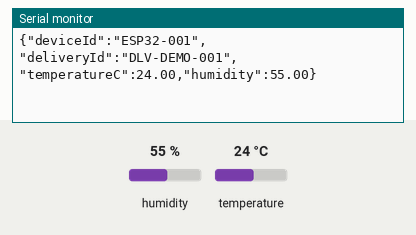
Simulated run of this sketch. Board: ESP32. On the bench: the last lines printed to the serial monitor. The inputs (shaded band) are chosen by the test bench; at power-on: humidity 55 %, temperature 24 °C. WiFi joins after 1.5 s; servers stay silent unless stated; no MQTT or app messages arrive unless stated.

Above: at 2.7 s.
2.8 s: humidity set to 22 %
At 8.0 s:
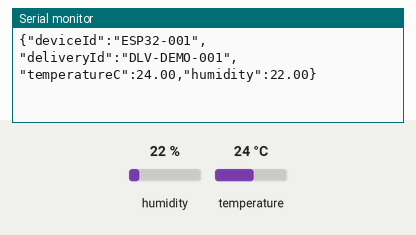
8.6 s: temperature set to 12 °C
At 12.7 s:
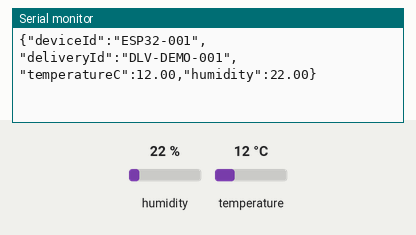
14.4 s: humidity set to 40 %
At 17.5 s:
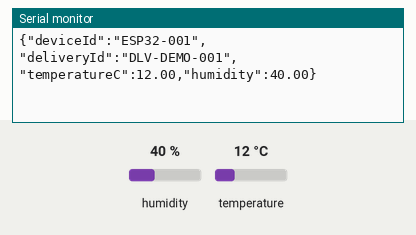
Timing chart, 0 to 19.0 s (numbered marks = the images above; inputs shaded):
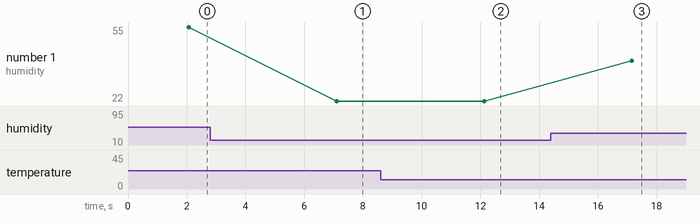

Measured:
- after the input at 2.8 s, the serial monitor: prints a new line after 4.3 s (image 1)
- after the input at 8.6 s, the serial monitor: prints a new line after 3.5 s (image 2)
- after the input at 14.4 s, the serial monitor: prints a new line after 2.8 s (image 3)
- plotted number 1: 55 → 22 after the input at 2.8 s, 22 → 40 after the input at 14.4 s

The sketch:

bloodchain_dht11.ino
```cpp
/*
  BloodChain ESP32 + DHT11 example.

  Libraries:
    - WiFi
    - PubSubClient
    - DHT sensor library

  Hardware:
    DHT11 VCC -> 3.3V
    DHT11 GND -> GND
    DHT11 DATA -> GPIO 4

  IMPORTANT:
    Configure MQTT_HOST to the LAN IP of the machine running Mosquitto.
    Do not use localhost from the ESP32.
*/

#include <WiFi.h>
#include <PubSubClient.h>
#include <DHT.h>

#define DHTPIN 4
#define DHTTYPE DHT11

const char* WIFI_SSID = "YOUR_WIFI";
const char* WIFI_PASSWORD = "YOUR_PASSWORD";
const char* MQTT_HOST = "192.168.1.100";
const int MQTT_PORT = 1883;

const char* DELIVERY_ID = "DLV-DEMO-001";
const char* DEVICE_ID = "ESP32-001";

WiFiClient wifiClient;
PubSubClient mqtt(wifiClient);
DHT dht(DHTPIN, DHTTYPE);

void connectWifi() {
  WiFi.begin(WIFI_SSID, WIFI_PASSWORD);
  while (WiFi.status() != WL_CONNECTED) {
    delay(500);
  }
}

void connectMqtt() {
  while (!mqtt.connected()) {
    mqtt.connect(DEVICE_ID);
    delay(500);
  }
}

void setup() {
  Serial.begin(115200);
  dht.begin();
  connectWifi();
  mqtt.setServer(MQTT_HOST, MQTT_PORT);
}

void loop() {
  if (!mqtt.connected()) connectMqtt();
  mqtt.loop();

  float temperature = dht.readTemperature();
  float humidity = dht.readHumidity();

  if (!isnan(temperature) && !isnan(humidity)) {
    String topic = String("bloodchain/delivery/") + DELIVERY_ID + "/temperature";
    String payload = "{\"deviceId\":\"" + String(DEVICE_ID) +
      "\",\"deliveryId\":\"" + String(DELIVERY_ID) +
      "\",\"temperatureC\":" + String(temperature, 2) +
      ",\"humidity\":" + String(humidity, 2) + "}";

    mqtt.publish(topic.c_str(), payload.c_str());
    Serial.println(payload);
  }

  delay(5000);
}
```
